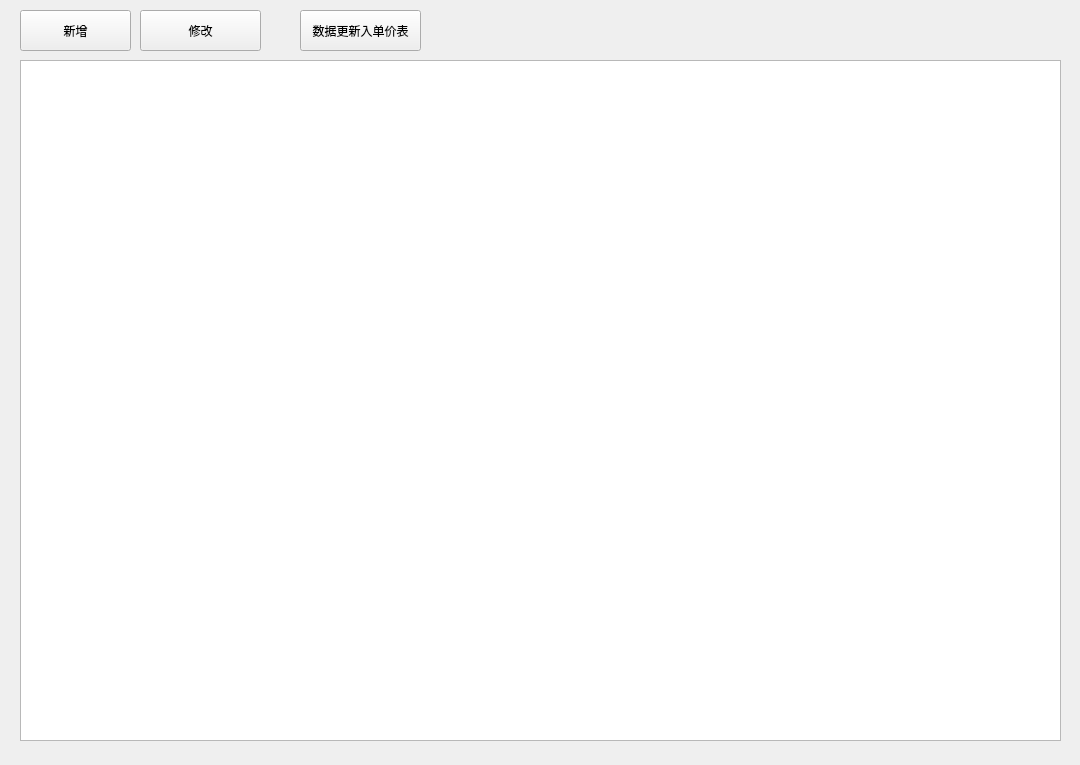
<?xml version="1.0" encoding="UTF-8"?>
<ui version="4.0">
 <class>Stat_UnitCost</class>
 <widget class="QWidget" name="Stat_UnitCost">
  <property name="geometry">
   <rect>
    <x>0</x>
    <y>0</y>
    <width>1080</width>
    <height>765</height>
   </rect>
  </property>
  <property name="minimumSize">
   <size>
    <width>1080</width>
    <height>765</height>
   </size>
  </property>
  <property name="windowTitle">
   <string>Form</string>
  </property>
  <widget class="QTableWidget" name="tableWidget">
   <property name="geometry">
    <rect>
     <x>20</x>
     <y>60</y>
     <width>1041</width>
     <height>681</height>
    </rect>
   </property>
   <property name="alternatingRowColors">
    <bool>true</bool>
   </property>
   <property name="sortingEnabled">
    <bool>true</bool>
   </property>
  </widget>
  <widget class="QPushButton" name="btn_addnew">
   <property name="enabled">
    <bool>true</bool>
   </property>
   <property name="geometry">
    <rect>
     <x>20</x>
     <y>10</y>
     <width>111</width>
     <height>41</height>
    </rect>
   </property>
   <property name="text">
    <string>新增</string>
   </property>
  </widget>
  <widget class="QPushButton" name="btn_edit">
   <property name="enabled">
    <bool>true</bool>
   </property>
   <property name="geometry">
    <rect>
     <x>140</x>
     <y>10</y>
     <width>121</width>
     <height>41</height>
    </rect>
   </property>
   <property name="text">
    <string>修改</string>
   </property>
  </widget>
  <widget class="QPushButton" name="btn_update">
   <property name="enabled">
    <bool>true</bool>
   </property>
   <property name="geometry">
    <rect>
     <x>300</x>
     <y>10</y>
     <width>121</width>
     <height>41</height>
    </rect>
   </property>
   <property name="text">
    <string>数据更新入单价表</string>
   </property>
  </widget>
 </widget>
 <resources/>
 <connections/>
</ui>
